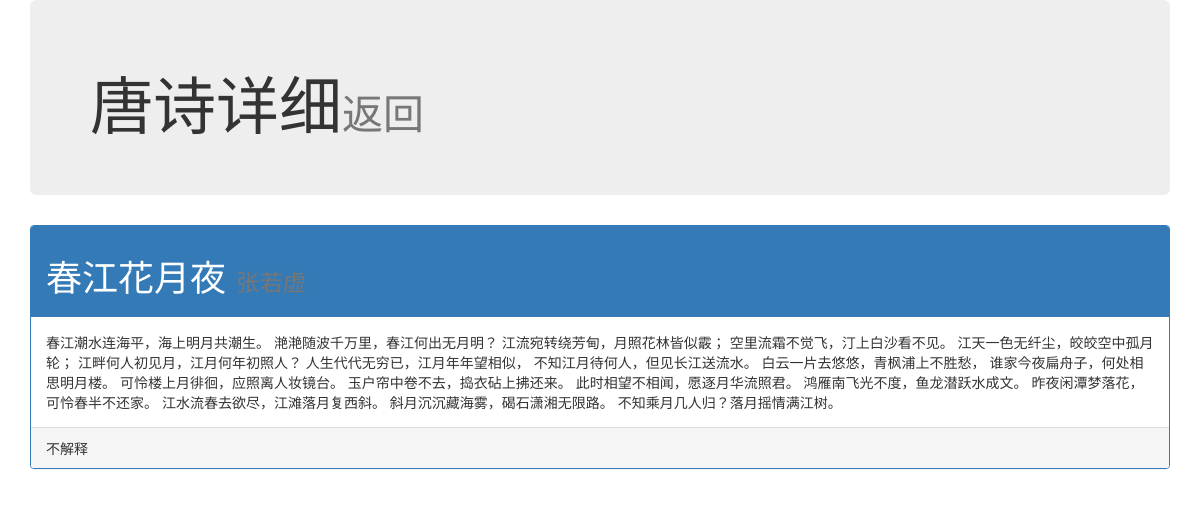
/androidUtil/tang/1, run on the app's committed database.
### helloAndroidUtil/models.py (models this page shows)
class SomeTangshi(models.Model):
    title = models.CharField(max_length=200)
    author = models.CharField(max_length=200)
    text = models.TextField()
    remark_tang = models.TextField()
    oper = models.CharField(max_length=200)

### helloAndroidUtil/views.py (the view)
# urls.py: path("tang/<int:id>", views.tang_item),
def tang_item(request, id):
    tang = SomeTangshi.objects.get(id=id)
    return render(request, "helloAndroidUtil/tang_item.html", {"tang": tang})

### helloAndroidUtil/templates/helloAndroidUtil/tang_item.html (shortened to what this page needs)
<!DOCTYPE html>
<html lang="en">
<head>
    {% load static %}
    <link rel="stylesheet" type="text/css" href="{% static 'helloAndroidUtil/bootstrap.css' %}"/>
</head>
<body>
<div class="container">
    <div class="jumbotron">
        <h1>唐诗详细<a href="/androidUtil/tang/"><small>返回</small></a></h1>
    </div>
    <div class="panel panel-primary">
        {% if tang %}
        <div class="panel-heading">
            <h1>{{ tang.title }} <small class="text-white"> {{ tang.author }} </small></h1>
        </div>
        <div class="panel-body">
            {{ tang.text }}
        </div>
        <div class="panel-footer">
            {{ tang.remark_tang }}
        </div>
        {% endif %}
    </div>
</div>
</body>
</html>

### data on the page
SomeTangshi: title "春江花月夜", text "春江潮水连海平，海上明月共潮生。 滟滟随波千万里，春江何出无月明？ 江流宛转绕芳甸，月照花林皆似霰； 空里流霜不觉飞，汀上白沙看不见。 江天一色无纤尘，皎皎空中孤月轮； 江畔何人初见月，江月何年初照人？ 人生代代无穷已，江月年年望相似， 不知江月待何人，但见长江送流水。 白云一片去悠悠，青枫浦上不胜愁， 谁家今夜扁舟子，何处相思明月楼。 可怜楼上月徘徊，应照离人妆镜台。 玉户帘中卷不去，捣衣砧上拂还来。 此时相望不相闻，愿逐月华流照君。 鸿雁南飞光不度，鱼龙潜跃水成文。 昨夜闲潭梦落花，可怜春半不还家。 江水流春去欲尽，江滩落月复西斜。 斜月沉沉藏海雾，碣石潇湘无限路。 不知乘月几人归？落月摇情满江树。", remark_tang "不解释"
